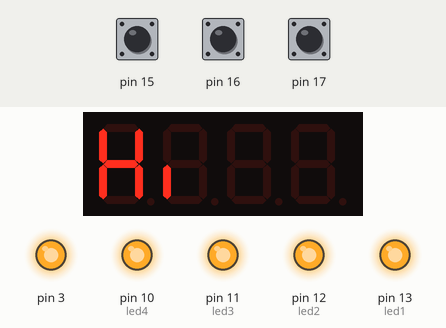
The sketch below on a simulated Arduino Uno, built with avr-gcc and run on an emulated ATmega328P. On the bench: 4-digit seven-segment display, output pins drawn as LEDs (lit = HIGH). Inputs (shaded band) come from the test bench; at power-on: pin 15 HIGH, pin 16 HIGH, pin 17 HIGH.

Above: at 1.1 s.
At 3.1 s:
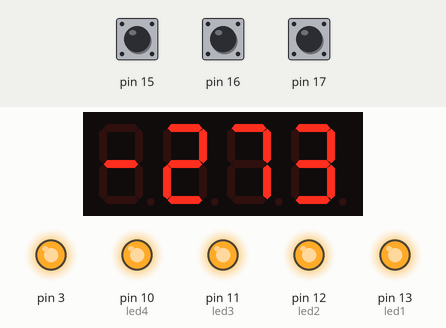
At 5.1 s:
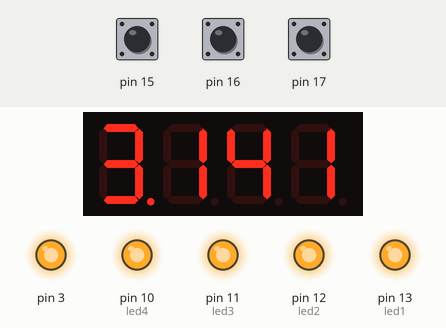
At 8.1 s:
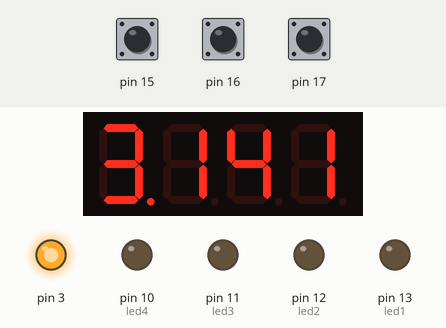
Timing chart, 0 to 130.0 s (numbered marks = the images above):
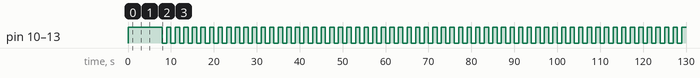

Measured:
- by itself, pin 10 (led4), pin 11 (led3), pin 12 (led2), pin 13 (led1): alternates HIGH for 1.0 s and LOW for 1.0 s
- what the display in image 0 shows lasts 2.0 s, from 1.0 s to 3.0 s

The sketch:

test.ino
```cpp
#include <MultiFuncShield.h>


int led1 = 13;
int led2 = 12;
int led3 = 11;
int led4 = 10;

void setup() {
  // initialize the digital pin as an output.
  pinMode(led1, OUTPUT);
  pinMode(led2, OUTPUT);
  pinMode(led3, OUTPUT);
  pinMode(led4, OUTPUT);

  Timer1.initialize();
  MFS.initialize(&Timer1); // initialize multi-function shield library

  // NOTE beep control is performed in the background, i.e. beep() is non blocking.

  // short beep for 200 milliseconds
  // MFS.beep();

  delay(1000);

  MFS.write("Hi");
  delay(2000);
  MFS.write(-273);
  delay(2000);
  MFS.write(3.141, 3); // display to 2 decimal places.
  delay(2000);
}

void alert() {
  // 4 short beeps, repeated 3 times.
  MFS.beep(5, // beep for 50 milliseconds
           5, // silent for 50 milliseconds
           4, // repeat above cycle 4 times
           3, // loop 3 times
           50 // wait 500 milliseconds between loop
          );
}

void loop() {
  digitalWrite(led1, HIGH);
  digitalWrite(led2, HIGH);
  digitalWrite(led3, HIGH);
  digitalWrite(led4, HIGH);
  delay(1000);
  digitalWrite(led1, LOW);
  digitalWrite(led2, LOW);
  digitalWrite(led3, LOW);
  digitalWrite(led4, LOW);
  delay(1000);
}
```
